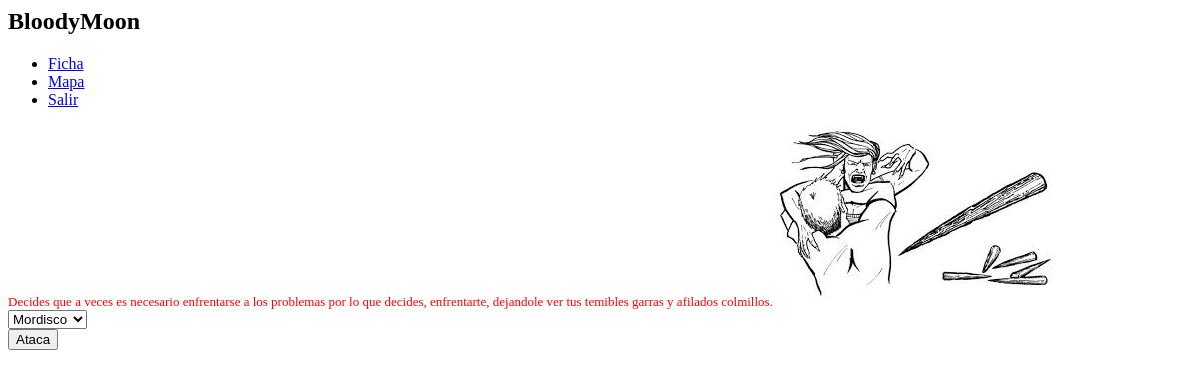
/combate_parque.php (signed in), run on the app's committed database.
### tables this page shows
CREATE TABLE IF NOT EXISTS `escena` (
`ID` int(11) NOT NULL,
  `nombre` text NOT NULL,
  `descripcion` text NOT NULL,
  `imagen` text NOT NULL,
  `visitada` tinyint(4) DEFAULT NULL
);

### combate_parque.php (the view, shortened to what this page needs)
<html>
<head>
   <link rel="stylesheet" type="text/css" href="estilo.css" >
 <link rel="stylesheet" href="http://code.jquery.com/mobile/1.0a4.1/jquery.mobile-1.0a4.1.min.css" />
</head>
<body>
    <div data-role="page">
    <div data-role="header">
        <h2>BloodyMoon</h2>
	<div data-role="navbar">
   <ul>
      <li><a href="ficha.php" data-icon="grid" >Ficha</a></li>
      <li><a href="mapa.php" data-icon="plus">Mapa</a></li>
      <li><a href="logout.php" data-icon="star">Salir</a></li>
   </ul>
</div>
    </div>
    <?php
if(!isset($_SESSION['uid'])){
    echo "Tienes que estar logeado para ver esta pagina!";
}else{
    ?>
    <div data-role="content">
    <?php
    $consulta2="SELECT * FROM escena where ID=8";
    $resultado = mysql_query($consulta2);
    while ($fila = mysql_fetch_assoc($resultado)) {
    echo $fila["descripcion"];
    echo '<img src="'.$fila["imagen"].'">';
   }
?>
<form data-ajax="false" method="POST" action="crea_combate_parque.php" >
<select name="menu">
<option value="1">Mordisco</option>
</select>
<div><input type="submit" value="Ataca"/>
 </form>
</div>
<br>
  <?php
}
?>

### estilo.css (style rules this page uses)
[data-role="content"] { font-size:small;font-style:normal;color:red;text-shadow: none; }

### data on the page
escena: descripcion "Decides que a veces es necesario enfrentarse a los problemas por lo que decides, enfrentarte, dejandole ver tus temibles garras y afilados colmillos.", imagen (picture)
